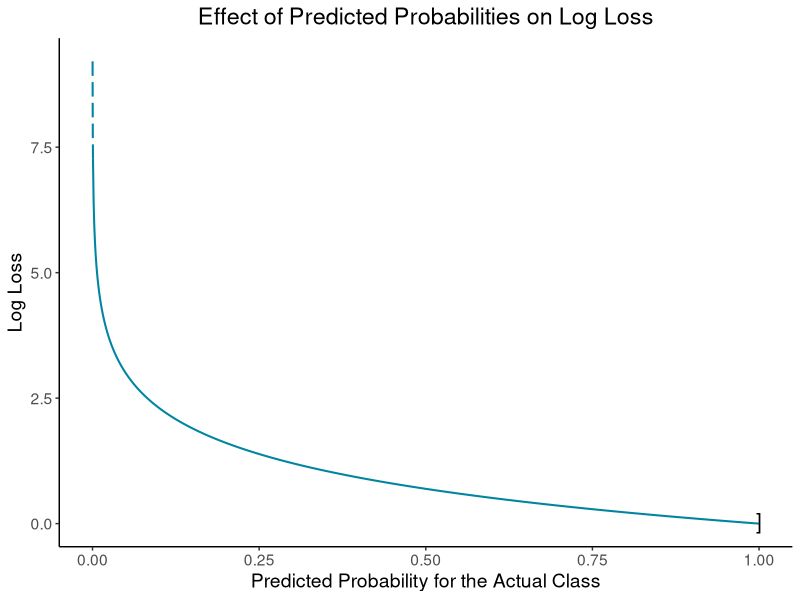
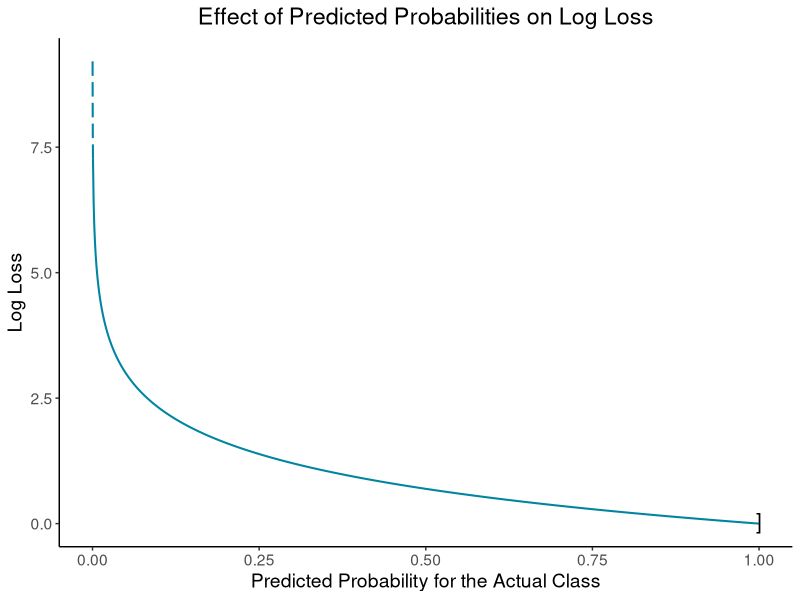

Reproduce these figures in R, in order. (Note: this script raises an error after producing the figures.)
## ---- chunk 1
library(ggplot2)
library(ggthemes)
## ---- chunk 2
startDash <- 0.0007
dashedRange <- seq(0.0001, startDash, by = 0.0001)
fullRange <- seq(startDash, 1, by = 0.001)

logLoss <- function(x){-log(x)}

dashedDF <- data.frame(x = dashedRange, y = NA)
dashedDF$y <- logLoss(dashedDF$x)
fullDF <- data.frame(x = fullRange, y = NA)
fullDF$y <- logLoss(fullDF$x)
bracket<- data.frame(x = 1, y = 0)

logLossPlot <- ggplot(mapping = aes(x, y)) +
  geom_line(data = dashedDF,linetype="longdash", colour="#0085a1",size=0.7) +
  geom_line(data = fullDF, colour="#0085a1",size=0.7)+
  geom_point(data=bracket, shape=93, size=5)+
  ggtitle("Effect of Predicted Probabilities on Log Loss")  +
  ylab("Log Loss") +
  xlab("Predicted Probability for the Actual Class") +
  theme_classic()+
  theme(text = element_text(size=14),plot.title = element_text(hjust = 0.5)) +
  theme(legend.position="none") 

logLossPlot

ggsave(filename, plot=logLossPlot, device = 'png')

